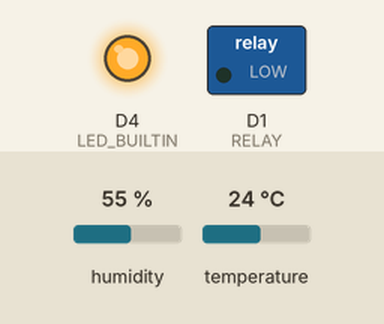
The sketch below on a simulated ESP8266 (NodeMCU). Shown: switched loads named in the sketch (green lamp = pin HIGH), output pins drawn as LEDs (lit = HIGH, except the on-board LED, lit = LOW). Inputs (shaded band) come from the test bench; at power-on: temperature 24 °C, humidity 55 %. WiFi joins after 1.5 s; servers stay silent unless stated.

Above: at 3.0 s.
3.1 s: temperature set to 37 °C
5.0 s: temperature set to 40 °C
At 8.9 s:
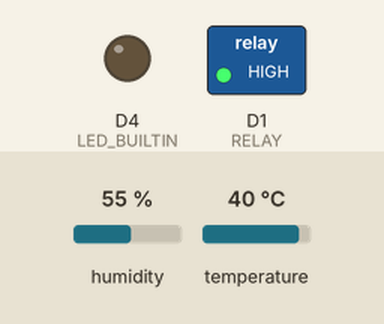
9.3 s: temperature set to 12 °C
At 13.0 s:
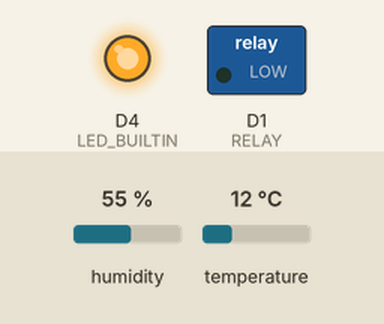
13.3 s: temperature set to 41 °C
At 16.1 s:
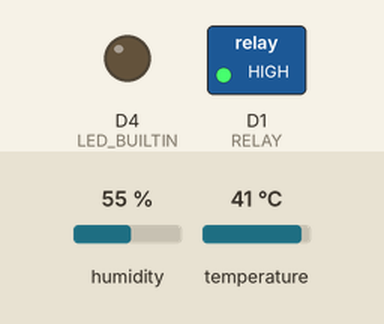
Timing chart, 0 to 17.6 s (numbered marks = the images above; inputs shaded):
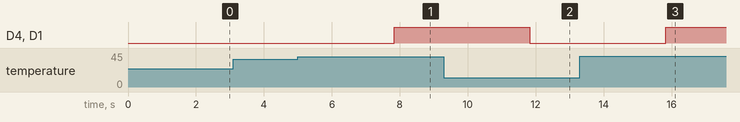

Measured:
- the behaviour switches between 38 and 39 °C on temperature (found by bisection; images 0 and 1)
- after the input at 3.1 s, every drawn part: stays the same
- after the input at 5.0 s, D4 (LED_BUILTIN), D1 (RELAY): LOW → HIGH after 2.8 s
- after the input at 9.3 s, D4 (LED_BUILTIN), D1 (RELAY): HIGH → LOW after 2.5 s
- after the input at 13.3 s, D4 (LED_BUILTIN), D1 (RELAY): LOW → HIGH after 2.5 s

The sketch:

Inkubator.ino
```cpp
// Template ID, Device Name and Auth Token are provided by the Blynk.Cloud
// See the Device Info tab, or Template settings
#define BLYNK_TEMPLATE_ID           "TMPLmuoIqwvV"
#define BLYNK_DEVICE_NAME           "Inkubator"
#define BLYNK_AUTH_TOKEN            "ATwHK3jngwasc1R7Y7gmHGNpm0dmbJsK"

// Comment this out to disable prints and save space
#define BLYNK_PRINT Serial

#include <ESP8266WiFi.h>
#include <BlynkSimpleEsp8266.h>

char auth[] = BLYNK_AUTH_TOKEN;

// Your WiFi credentials.
// Set password to "" for open networks.
char ssid[] = "DeltaDeltaDelta";
char pass[] = "labalabalabi";

BlynkTimer timer;

//DHT11
#include "DHT.h"
#define DHTPIN D2
#define DHTTYPE DHT11
DHT dht(DHTPIN, DHTTYPE);
float Humid, TempC, TempF;

//SetPoint Value
float SetPointC = 38.9;

//Relay
const int RELAY = D1;

//Set Point Control
BLYNK_WRITE(V5)
{
  // Set incoming value from pin V5 to a variable
  float value = param.asFloat();

  // Update state
  Blynk.virtualWrite(V5, value);
  SetPointC = value;
}

//Fungsi Detik
void myTimerEvent()
{
  // You can send any value at any time.
  // Please don't send more that 10 values per second.
  Blynk.virtualWrite(V2, millis() / 1000);
}

//Fungsi ketika membaca nilai suhu dari LM35
void BacaTemperature()
{
  Humid = dht.readHumidity();
  TempC = dht.readTemperature();
  TempF = dht.readTemperature(true);
  Blynk.virtualWrite(V4, TempC);
  Blynk.virtualWrite(V3, Humid);
  //Serial.println(TempC);
  //Serial.println(analogValue);
  //Serial.println(millivolts);
}

void setup()
{
  // Debug console
  Serial.begin(9600);

  pinMode(LED_BUILTIN, OUTPUT);
  pinMode(RELAY,OUTPUT);

  digitalWrite(RELAY,LOW);

  dht.begin();

  Blynk.begin(auth, ssid, pass);
  Blynk.virtualWrite(V5, SetPointC);
  // You can also specify server:
  //Blynk.begin(auth, ssid, pass, "blynk.cloud", 80);
  //Blynk.begin(auth, ssid, pass, IPAddress(192,168,1,100), 8080);

  // Setup a function to be called every second
  timer.setInterval(1000L, myTimerEvent);
  timer.setInterval(2000L, BacaTemperature);
}

void loop()
{
  Blynk.run();
  timer.run();
  // You can inject your own code or combine it with other sketches.
  // Check other examples on how to communicate with Blynk. Remember
  // to avoid delay() function!
  if(TempC > SetPointC)
  {
    digitalWrite(LED_BUILTIN, HIGH);
    digitalWrite(RELAY,HIGH);        //Turn Off Heater
    Blynk.virtualWrite(V6, 0);
  }
  else
  {
    digitalWrite(LED_BUILTIN, LOW);
    digitalWrite(RELAY,LOW);       //Turn On Heater
    Blynk.virtualWrite(V6, 1);
  }
}
```
